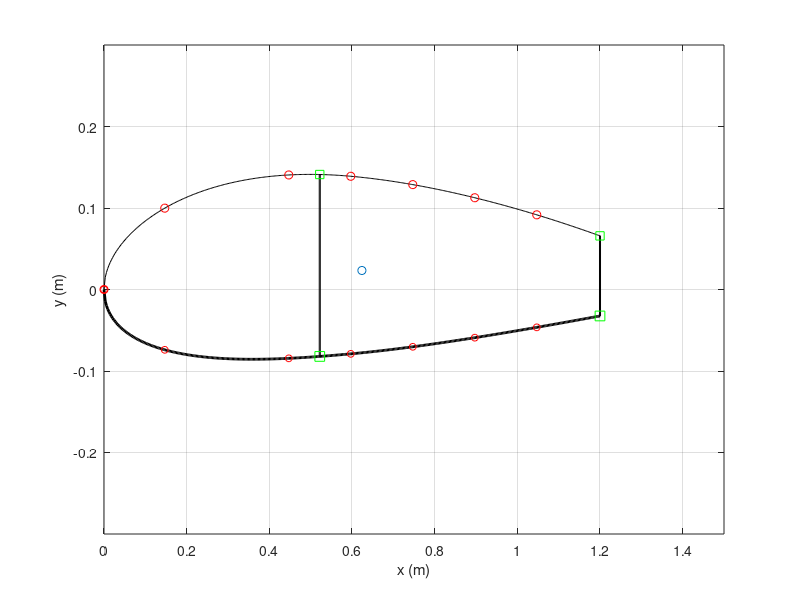

Reproduce this figure in MATLAB.
function [x_c, y_c, Ixx, Iyy, Ixy, skin, spar, str, caps, x_quarterchord] = build_airfoil()


clear all;
%% 2415 Airfoil 
m = 0.02;               % 
p = 0.4;                % max camber
t = 0.15;               % max thickness 
c = 1.5;                % chord length
nx = 500;               % number of increments
dx = c/nx;  
x = 0:dx:c;             % even spacing

%% Structural elements (arbitrary inputs for now)
skin.t = 0.001;                               % thickness of skin
spar.t = 0.0025;                               % thickness of spar
str.A_upp = 5E-6;                            % area of each upper stringer
str.A_low = 5E-6;                            % area of each lower stringer
caps.A = 1E-5;                                % area of spar caps
spar.x = x(175);                                                      % choose x location of spar
str.x_upp = [x(1), x(50), x(150), x(200), x(250),x(300), x(350)];     % choose x locations of upper stringers
str.x_low = [x(1), x(50), x(150), x(200), x(250),x(300), x(350)];     % choose x locations of lower stringers

%% Create Airfoil from equation
yc = zeros(1,nx+1);
yt = zeros(1,nx+1);
yU0 = zeros(1,nx+1);
yL0 = zeros(1,nx+1);
theta = zeros(1,nx+1);
xb = p*c;
i_xb = xb/dx + 1;  

% NACA equation source: http://www.aerospaceweb.org/question/airfoils/q0041.shtml    
for i = 1:nx+1
    yt(i) = 5*t*c*(0.2969*sqrt(x(i)/c) - 0.1260*(x(i)/c) - 0.3516*(x(i)/c)^2 + 0.2843*(x(i)/c)^3 - 0.1015*(x(i)/c)^4);
    if i <= i_xb
        yc(i) = m*x(i)/p^2*(2*p - x(i)/c);
        theta(i) = atan(2*m/p^2*(p - x(i)/c));
    else
        yc(i) = m*(c - x(i))/(1-p)^2*(1 + x(i)/c - 2*p);
        theta(i) = atan(2*m/(1-p)^2*(p-x(i)/c));
    end
    yU0(i) = yc(i) + yt(i)*cos(theta(i));
    yL0(i) = yc(i) - yt(i)*cos(theta(i));
end

% The last 20% of the chord length of the airfoil was neglected under the assumption that
% this section contained flaps and ailerons, and would therefore not support aerodynamic loads.
i_xend = round(0.8*c/dx)+1;
x = x(1:i_xend);
yU = yU0(1:i_xend);
yL = yL0(1:i_xend);

%% Spars
spar.x = [spar.x,x(end)];                    % x location of spar
spar.n = length(spar.x);                     % number of spars
spar.i = round(spar.x./dx)+1;                % index of spars  
spar.h = yU(spar.i) - yL(spar.i);            % height of spar
spar.Cy = (yU(spar.i) + yL(spar.i))/2;       % y centroid of spar  
spar.A = spar.t*spar.h;                      % area of spar
spar.y_upp = yU(spar.i);
spar.y_low = yL(spar.i);

%% Stringers
str.n_upp = length(str.x_upp);                            % number of upper stringers
str.i_upp = round(str.x_upp./dx)+1;                       % indices of upper stringers
str.n_low = length(str.x_low);                            % number of lower stringers
str.i_low = round(str.x_low./dx)+1;                       % indices of lower stringers
str.y_upp = yU(str.i_upp);
str.y_low = yL(str.i_low);

%% Nodes (based on TA's definition: node = skin and spar cap)
node.x_upp = [str.x_upp,spar.x];            % x location of upper stringers and spars
node.x_upp = sort(node.x_upp);              % sort ascending
% skin should be broken into smaller elements for higher accuracy of calculation
% break one skin element into two by adding one more node in between
skin.x_upp = zeros(1,2*length(node.x_upp)-1);
for i = 1:length(node.x_upp)-1
    skin.x_upp(2*i-1) = node.x_upp(i);
    skin.x_upp(2*i) = (node.x_upp(i) + node.x_upp(i+1))/2;
end
skin.x_upp(end) = node.x_upp(end);

skin.i_upp = round(skin.x_upp/dx)+1;       % indices of skins
skin.n_upp = length(skin.x_upp)-1;         % number of upper skins
skin.l_upp = zeros(1,skin.n_upp);          % length of upper skins
skin.A_upp = zeros(1,skin.n_upp);          % area of upper skins
skin.Cx_upp = zeros(1,skin.n_upp);         % x centroid of upper skins
skin.Cy_upp = zeros(1,skin.n_upp);         % y centroid of upper skins

for i = 1:skin.n_upp
    skin.l_upp(i) = sqrt((yU(skin.i_upp(i+1)) - yU(skin.i_upp(i)))^2 + (skin.x_upp(i+1) - skin.x_upp(i))^2);  
    skin.A_upp(i) = skin.t*skin.l_upp(i);
    skin.Cx_upp(i) = (skin.x_upp(i+1) + skin.x_upp(i))/2;
    skin.Cy_upp(i) = (yU(skin.i_upp(i+1)) + yU(skin.i_upp(i)))/2;
end

% lower nodes
node.x_low = [str.x_low,spar.x];
node.x_low = sort(node.x_low);

skin.x_low = zeros(1,2*length(node.x_low)-1);
for i = 1:length(node.x_low)-1
    skin.x_low(2*i-1) = node.x_low(i);
    skin.x_low(2*i) = (node.x_low(i) + node.x_low(i+1))/2;
end
skin.x_low(end) = node.x_low(end);

skin.i_low = round(skin.x_low/dx)+1;
skin.n_low = length(skin.x_low)-1;
skin.l_low = zeros(1,skin.n_low);
skin.A_low = zeros(1,skin.n_low);
skin.Cx_low = zeros(1,skin.n_low);
skin.Cy_low = zeros(1,skin.n_low);

for i = 1:skin.n_low
    skin.l_low(i) = sqrt((yL(skin.i_low(i+1)) - yL(skin.i_low(i)))^2 + (skin.x_low(i+1) - skin.x_low(i))^2);
    skin.A_low(i) = skin.t*skin.l_low(i);
    skin.Cx_low(i) = (skin.x_low(i+1) + skin.x_low(i))/2;
    skin.Cy_low(i) = (yL(skin.i_low(i+1)) + yL(skin.i_low(i)))/2;
end

%% Spar Caps
caps.x = spar.x;
caps.n = 2*length(caps.x);
caps.y_upp = yU(spar.i);
caps.y_low = yL(spar.i);
caps.i = round(caps.x/dx)+1;
% Centroids of caps are at the x and y locations: caps.Cy = caps.C,

%% Centroid of the overall wing section
% initial value
Cx_sum = 2*(sum(caps.x.*caps.A)) + sum(str.x_upp.*str.A_upp) + sum(str.x_low.*str.A_low) + sum(spar.x.*spar.A) ...
         + sum(skin.Cx_low.*skin.A_low) + sum(skin.Cx_upp.*skin.A_upp);
Cy_sum = sum(caps.y_low.*caps.A) + sum(caps.y_upp.*caps.A) + sum(yU(str.i_upp).*str.A_upp) + sum(yL(str.i_low).*str.A_low) ... 
         + sum(spar.Cy.*spar.A) + sum(skin.Cy_low.*skin.A_low) + sum(skin.Cy_upp.*skin.A_upp);
A_sum = caps.A*caps.n + str.A_upp*str.n_upp + str.A_low*str.n_low + sum(spar.A) + sum(skin.A_low) + sum(skin.A_upp);

Cx = Cx_sum/A_sum;
Cy = Cy_sum/A_sum;

figure
plot(x,yU,'k',x,yL,'k','Linewidth',2);
ylim([-0.3 0.3])
hold on
xlim([0,c]);
plot(str.x_upp,yU(str.i_upp),'or',str.x_low,yL(str.i_low),'or','markersize',5);
% plot([x(1),x(1)],[yU(i(1)),yL(i(1))],'b',[x(end),x(end)],[yU(end),yL(end)],'b','Linewidth',3);
rectangle('Position',[x(spar.i(1))-spar.t/2, yL(spar.i(1)), spar.t, yU(spar.i(1))-yL(spar.i(1))]);
rectangle('Position',[x(spar.i(2))-spar.t/2, yL(spar.i(2)), spar.t, yU(spar.i(2))-yL(spar.i(2))]);
plot(spar.x,yU(spar.i),'sg',spar.x,yL(spar.i),'sg','markersize',7);
% plot([x(end),x(end)],[yU(end),yL(end)]);
scatter(Cx,Cy,'m*')
ylabel('y (m)')
xlabel('x (m)')
grid on

%% Area moments of inertia
for i = 1:length(spar.x)
    spar.Ixx(i) = (spar.t*spar.h(i)^3)/12 + spar.A(i)*(spar.Cy(i) - Cy)^2;
    spar.Iyy(i) = (spar.h(i)*spar.t^3)/12 + spar.A(i)*(spar.x(i) - Cx)^2;
    spar.Ixy(i) = spar.A(i)*(spar.Cy(i) - Cy)*(spar.x(i) - Cx);
end

for i = 1:skin.n_upp
    skin.Ixx_upp(i) = skin.A_upp(i)*(skin.Cy_upp(i) - Cy)^2;
    skin.Iyy_upp(i) = skin.A_upp(i)*(skin.Cx_upp(i) - Cx)^2;
    skin.Ixy_upp(i) = skin.A_upp(i)*(skin.Cy_upp(i) - Cy)*(skin.Cx_upp(i) - Cx);
end

for i = 1:skin.n_low
    skin.Ixx_low(i) = skin.A_low(i)*(skin.Cy_low(i) - Cy)^2;
    skin.Iyy_low(i) = skin.A_low(i)*(skin.Cx_low(i) - Cx)^2;
    skin.Ixy_low(i) = skin.A_low(i)*(skin.Cy_low(i) - Cy)*(skin.Cx_low(i) - Cx);
end

for i = 1:str.n_upp
    str.Ixx_upp(i) = str.A_upp*(yU(str.i_upp(i)) - Cy)^2;
    str.Iyy_upp(i) = str.A_upp*(str.x_upp(i) - Cx)^2;
    str.Ixy_upp(i) = str.A_upp*(yU(str.i_upp(i)) - Cy)*(str.x_upp(i) - Cx);
end

for i = 1:str.n_low
    str.Ixx_low(i) = str.A_low*(yL(str.i_low(i)) - Cy)^2;
    str.Iyy_low(i) = str.A_low*(str.x_low(i) - Cx)^2;
    str.Ixy_low(i) = str.A_low*(yL(str.i_low(i)) - Cy)*(str.x_low(i) - Cx);
end

for i = 1:length(caps.x)
    caps.Ixx_upp(i) = caps.A*(caps.y_upp(i) - Cy)^2;
    caps.Iyy_upp(i) = caps.A*(caps.x(i) - Cx)^2;
    caps.Ixy_upp(i) = caps.A*(caps.y_upp(i) - Cy)*(caps.x(i) - Cx);
end

for i = 1:length(caps.x)
    caps.Ixx_low(i) = caps.A*(caps.y_low(i) - Cy)^2;
    caps.Iyy_low(i) = caps.A*(caps.x(i) - Cx)^2;
    caps.Ixy_low(i) = caps.A*(caps.y_low(i) - Cy)*(caps.x(i) - Cx);
end

Ixx = sum(spar.Ixx)+sum(skin.Ixx_upp)+sum(skin.Ixx_low)+sum(str.Ixx_upp)+sum(str.Ixx_low)+sum(caps.Ixx_low);
Iyy = sum(spar.Iyy)+sum(skin.Iyy_upp)+sum(skin.Iyy_low)+sum(str.Iyy_upp)+sum(str.Iyy_low)+sum(caps.Iyy_low);
Ixy = sum(spar.Ixy)+sum(skin.Ixy_upp)+sum(skin.Ixy_low)+sum(str.Ixy_upp)+sum(str.Ixy_low)+sum(caps.Ixy_low);


%%%%%%%%%%%%%%%%%%%%%%%%%%%%%%%%%%%%%%%%%%%%%%%%%%%%%%%%%%%%%%%%%%%%%%%%
%% BELOW CALCULATIONS ARE COORDINATE TRANSFORMATIONS FOR JARED's CODE %%
%%%%%%%%%%%%%%%%%%%%%%%%%%%%%%%%%%%%%%%%%%%%%%%%%%%%%%%%%%%%%%%%%%%%%%%%

%% Shift coordinate system to centroid-centered frame
% x's
spar.x_c = spar.x - Cx;
skin.x_upp_c = skin.x_upp - Cx;
skin.x_low_c = skin.x_low - Cx;
str.x_upp_c = str.x_upp - Cx;
str.x_low_c = str.x_low - Cx;
caps.x_upp_c = caps.x - Cx;
caps.x_low_c = caps.x - Cx;

% y's (Cy's are y's for point-components)
skin.y_upp_c = skin.Cy_upp - Cy;
skin.y_low_c = skin.Cy_low - Cy;
str.y_upp_c = str.y_upp - Cy;
str.y_low_c = str.y_low - Cy;
caps.y_upp_c = caps.y_upp - Cy;
caps.y_low_c = caps.y_low - Cy;

%% Make CCW coordinate system for shear flow
x_CCW = zeros(1,length(x));
yU_CCW = zeros(1,length(x));
yL_CCW = zeros(1,length(x));

for i = 1:length(x)
    x_CCW(i) = x(end - i + 1);
    yU_CCW(i) = yU(end - i + 1);
    yL_CCW(i) = yL(end - i + 1);
end
y_CCW = [yU_CCW yL_CCW(end:-1:1)];         
x_CCW = [x_CCW x(1:end)];

spar.i_CCW = length(x) - spar.i + 1;
spar.i_CCW = sort([spar.i_CCW, (length(x) + spar.i - 1)]); 
skin.i_CCW = length(x) - skin.i_upp + 1;
skin.i_CCW = sort([skin.i_CCW, (length(x) + skin.i_low - 1)]);
str.i_CCW = length(x) - str.i_upp + 1;
str.i_CCW = sort([str.i_CCW, (length(x) + str.i_low - 1)]);
caps.i_CCW = spar.i_CCW;

x_c = x_CCW - Cx;
y_c = y_CCW - Cy;

x_quarterchord = (max(x_c)-min(x_c))/4 + min(x_c);

disp('build_airfoil complete');

%% coordiante transformation: new origin at centroid
%
%
% You need to update x, yU, yL, x_skinU, x_skinL, x_spar, x_strU, x_strL
%
%
